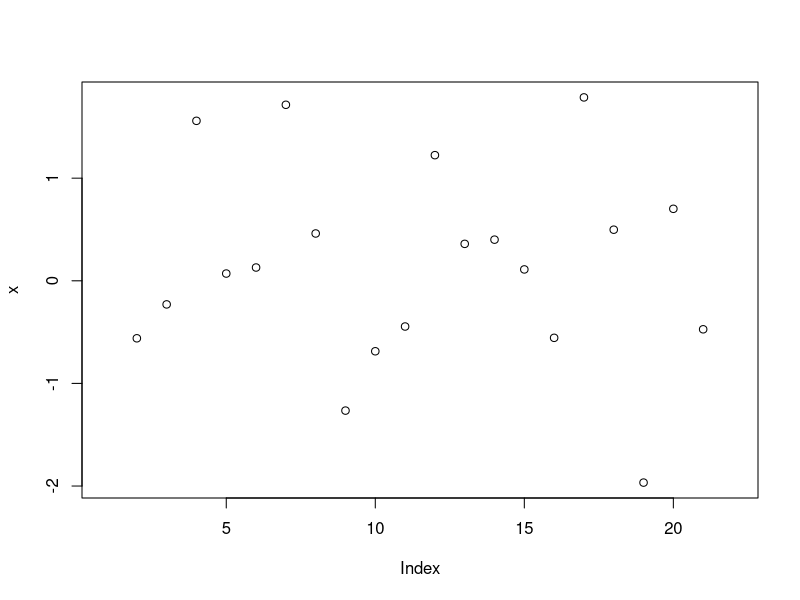

Generate this figure with R:
### Below is a base R function for calculating the rolling mean of a dataset. 

set.seed(123)
x <- c(NA, rnorm(20), NA)

plot(x)


rolling_mean_base <- function(x, k) {
  
  if (k %% 2 == 0) {
    stop("k must be odd")
  }
  
  n <- length(x)
  h <- floor(k / 2)
  out <- rep(NA_real_, n)
  
  for (i in seq_len(n)) {
    
    # require full window
    if (i - h < 1 || i + h > n) {
      next
    }
    
    window <- x[(i - h):(i + h)]
    
    # match rollmean(): any NA -> NA
    if (any(is.na(window))) {
      out[i] <- NA_real_
    } else {
      out[i] <- mean(window)
    }
  }
  
  out
}


rm_base <- rolling_mean_base(x, k = 5)

print(rm_base)



### Then we will simplify by loading the package zoo

install.packages("zoo")
library(zoo)

zoo

ls("package:zoo")


rm_pkg <- zoo::rollmean(
  x,
  k = 5,
  fill = NA,
  align = "center"
)

print("Rolling mean using zoo::rollmean()")
print(rm_pkg)
